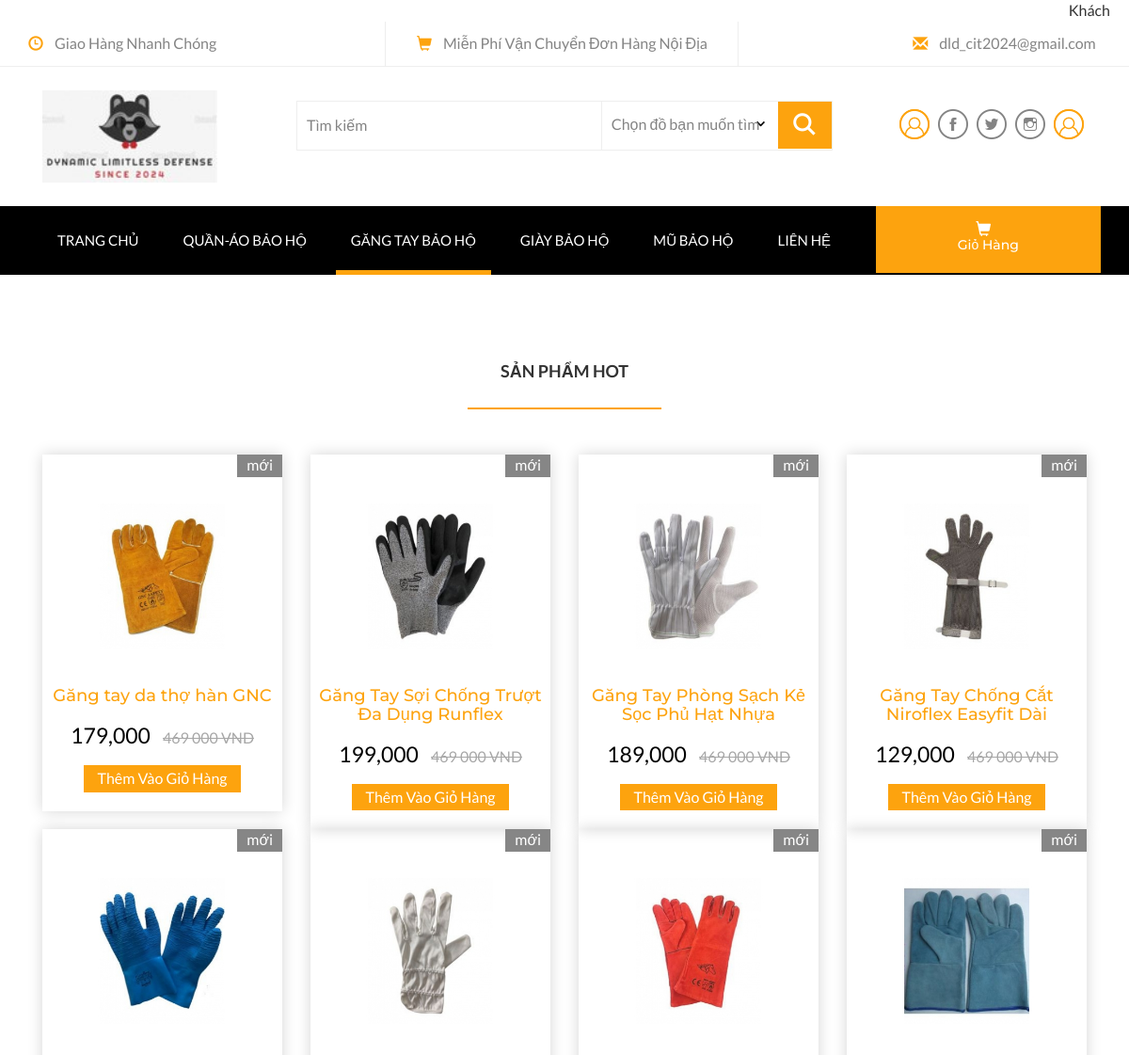
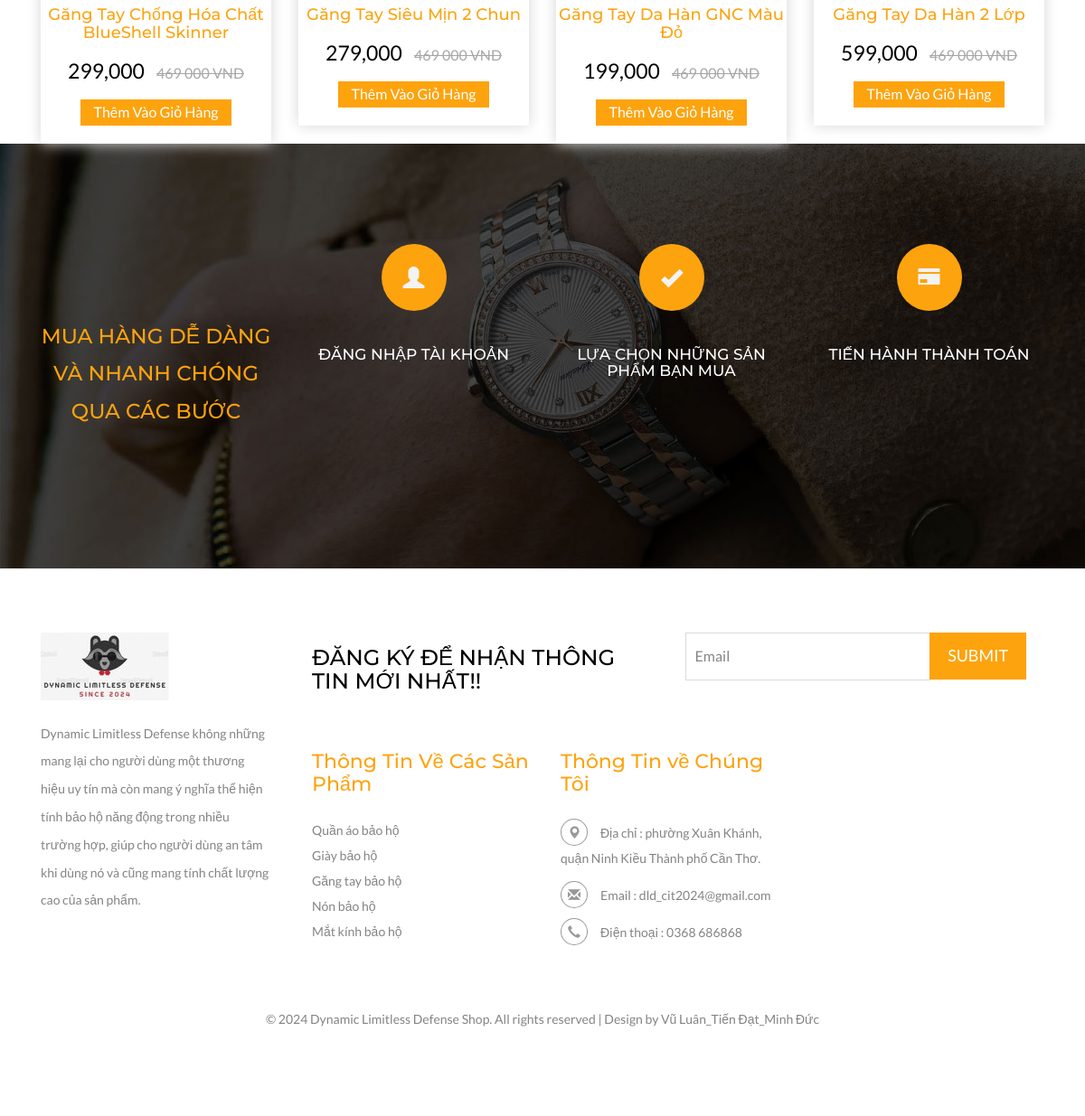
The app's page /gangTay.php with its own data (2 pictures, top to bottom).
### tables this page shows
CREATE TABLE `sanpham` (
  `id_sanpham` int(10) NOT NULL,
  `id_loaisp` int(5) NOT NULL,
  `tensanpham` varchar(50) NOT NULL,
  `giaban` int(10) NOT NULL,
  `soluongtonkho` int(5) NOT NULL,
  `motachitiet` text NOT NULL,
  `image` varchar(20) NOT NULL
);

### gangTay.php (the view, shortened to what this page needs)
<!DOCTYPE html>
<html>
<head>
    <link href="./css/bootstrap.css" rel="stylesheet" type="text/css" media="all" />
    <link href="./css/pignose.layerslider.css" rel="stylesheet" type="text/css" media="all" />
    <link href="./css/style.css" rel="stylesheet" type="text/css" media="all" />
    <link rel="stylesheet" href="./css/Menu.css">
</head>
<body>
     <?php
        if(isset($_SESSION['logged_in']) && $_SESSION['logged_in'] === true) {
            $use1_disabled = 'none';
        } else {
            $use1_disabled = '';
        }
    ?>
     <p id="status" style="float: right; padding-right: 20px">
        <?php
            echo isset($_SESSION['user_email']) ? $_SESSION['user_email'] : 'Khách';
        ?>
    </p>
    <br>
    <div class="header">
        <div class="container">
            <ul>
                <li><span class="glyphicon glyphicon-time" aria-hidden="true"></span>Giao Hàng Nhanh Chóng</li>
                <li><span class="glyphicon glyphicon-shopping-cart" aria-hidden="true"></span>Miễn Phí Vận Chuyển Đơn Hàng Nội Địa</li>
                <li><span class="glyphicon glyphicon-envelope" aria-hidden="true"></span><a href="mailto:info@example.com">dld_cit2024@gmail.com</a></li>
            </ul>
        </div>
    </div>
    <div class="header-bot">
        <div class="container">
            <div class="col-md-3 header-left">
                <h1>
                    <a href="index.php"><img src="images/logo.jpg"></a>
                </h1>
            </div>
            <div class="col-md-6 header-middle">
            <form action="searchProduct.php" method="GET">
                    <div class="search">
                        <input id="searchInput" type="search" name="searchInput" value="Tìm kiếm" onfocus="this.value = '';" onblur="if (this.value == '') {this.value = 'Search';}" required="">
                    </div>
                    <div class="section_room">
                        <select id="country" onchange="change_country(this.value)" class="frm-field required">
                            <option value="" selected disabled>Chọn đồ bạn muốn tìm</option>
                        </select>
                    </div>
                    <div class="sear-sub" >
                        <input type="submit" value=" " onclick="searchProduct()">
                    </div>
                </form>
            </div>
            <div class="col-md-3 header-right footer-bottom">
                <ul>
                <li><a href="#" class="use1" data-toggle="modal" data-target="#myModal4" style="display: <?php echo $use1_disabled; ?>"><span>ĐĂNG NHẬP</span></a>
                    </li>
                    <li>
                        <a class="fb" href="#"></a>
                    </li>
                    <li>
                        <a class="twi" href="#"></a>
                    </li>
                    <li>
                        <a class="insta" href="#"></a>
                    </li>
                    <li>
                        <a class="you" href="logout.php"><span>Đăng xuất</span></a>
                    </li>
                </ul>
            </div>
        </div>
    </div>
    <div class="ban-top">
        <div class="container">
            <div class="top_nav_left">
                <nav class="navbar navbar-default">
                    <div class="container-fluid">
                        <div class="collapse navbar-collapse menu--shylock" id="bs-example-navbar-collapse-1">
                            <ul class="nav navbar-nav menu__list">
                                <li class="active "><a class="menu__link" href="index.php">Trang Chủ<span class="sr-only">(current)</span></a></li>
                                <li class=" menu__item "><a class="menu__link" href="quanAo.php">Quần-Áo Bảo Hộ</a></li>
                                <li class=" menu__item menu__item menu__item--current"><a class="menu__link" href="gangTay.php">Găng Tay Bảo Hộ</a></li>
                                <li class=" menu__item"><a class="menu__link" href="giay.php">Giày Bảo Hộ</a></li>
                                <li class=" menu__item"><a class="menu__link" href="mu.php">Mũ Bảo Hộ</a></li>
                                <li class=" menu__item "><a class="menu__link" href="contact.php">Liên Hệ</a></li>
                            </ul>
                        </div>
                    </div>
            </div>
            <div class="top_nav_right">
                <div class="cart box_1">
                    <a href="checkout.php">
                        <h3>
                            <div class="total">
                                <i class="glyphicon glyphicon-shopping-cart" aria-hidden="true"></i>
                                <p style="color:white;">Giỏ Hàng</p>
                            </div>
                        </h3>
                    </a>
                </div>
            </div>
            <div class="clearfix"></div>
        </div>
    </div>
    <div class="product-easy">
        <div class="container">
            <div class="sap_tabs">
                <div id="horizontalTab" style="display: block; width: 100%; margin: 0px;">
                    <ul class="resp-tabs-list">
                        <li class="resp-tab-item" aria-controls="tab_item-0" role="tab"><span>SẢN PHẨM HOT</span></li>
                    </ul>
                    <div class="resp-tabs-container">
                        <div class="tab-1 resp-tab-content" aria-labelledby="tab_item-0">
                            <?php
                            include "db/connect.php";
                            $sql = "SELECT * FROM sanpham WHERE id_loaisp = '2'";
                            $result = mysqli_query($conn, $sql);
                            if (mysqli_num_rows($result) > 0) {
                                while ($row = mysqli_fetch_assoc($result)) {
                                    ?>
                                    <div class="col-md-3 product-men">
                                        <div class="men-pro-item simpleCart_shelfItem">
                                            <div class="men-thumb-item">
                                                <img src="<?php echo $row["image"]; ?>" alt="" class="pro-image-front">
                                                <span class="product-new-top">Mới</span>
                                        </div>
                                    <div class="item-info-product">
                                        <h4><a><?php echo $row["tensanpham"]; ?></a></h4>
                                        <div class="info-product-price">
                                            <span class="item_price"><?php echo number_format($row["giaban"]); ?></span>
                                            <del>469 000 VND</del>
                                        </div>
                                        <a class="item_add single-item hvr-outline-out button2">Thêm Vào Giỏ Hàng</a>
                                    </div>
                                        </div>
                                    </div>
                                    <?php
                                }
                            } else {
                                echo "Không có sản phẩm nào.";
                            }
                        ?>
                        </div>
                    </div>
                </div>
            </div>
        </div>
    <div class="coupons">
        <div class="container">
            <div class="coupons-grids text-center">
                <div class="col-md-3 coupons-gd">
                    <h3>Mua hàng dễ dàng và nhanh chóng qua các bước</h3>
                </div>
                <div class="col-md-3 coupons-gd">
                    <span class="glyphicon glyphicon-user" aria-hidden="true"></span>
                    <h4>Đăng Nhập Tài Khoản</h4>
                </div>
                <div class="col-md-3 coupons-gd">
                    <span class="glyphicon glyphicon-ok" aria-hidden="true"></span>
                    <h4>Lựa Chọn Những Sản Phẩm Bạn Mua</h4>
                </div>
                <div class="col-md-3 coupons-gd">
                    <span class="glyphicon glyphicon-credit-card" aria-hidden="true"></span>
                    <h4>Tiến Hành Thành Toán</h4>
                </div>
                <div class="clearfix"> </div>
            </div>
        </div>
    </div>
    <footer>
        <div class="footer">
            <div class="container">
                <div class="col-md-3 footer-left">
                    <h2>
                        <a href="index.php"><img src="images/logo.jpg" alt=" " /></a>
                    </h2>
                    <p>Dynamic Limitless Defense không những mang lại cho người dùng một thương hiệu uy tín mà còn mang ý nghĩa thể hiện tính bảo hộ năng động trong nhiều trường hợp, giúp cho người dùng an tâm khi dùng nó và cũng mang tính chất lượng cao
                        của sản phẩm.</p>
                </div>
                <div class="col-md-9 footer-right">
                    <div class="col-sm-6 newsleft">
                        <h3>ĐĂNG KÝ ĐỂ NHẬN THÔNG TIN MỚI NHẤT!!</h3>
                    </div>
                    <div class="col-sm-6 newsright">
                        <form>
                            <input type="text" value="Email" onfocus="this.value = '';" onblur="if (this.value == '') {this.value = 'Email';}" required="">
                            <input type="submit" value="Submit">
                        </form>
                    </div>
                    <div class="clearfix"></div>
                    <div class="sign-grds">
                        <div class="col-md-4 sign-gd">
                            <h4>Thông Tin Về Các Sản Phẩm</h4>
                            <ul>
                                <li><a href="x.php">Quần áo bảo hộ</a></li>
                                <li><a href="xx.php">Giày bảo hộ</a></li>
                                <li><a href="xxx.php">Găng tay bảo hộ</a></li>
                                <li><a href="xxxx.php">Nón bảo hộ</a></li>
                                <li><a href="xxxxx.php">Mắt kính bảo hộ</a></li>
                            </ul>
                        </div>
                        <div class="col-md-4 sign-gd-two">
                            <h4>Thông Tin về Chúng Tôi</h4>
                            <ul>
                                <li><i class="glyphicon glyphicon-map-marker" aria-hidden="true"></i>Địa chỉ : phường Xuân Khánh, quận Ninh Kiều <span>Thành phố Cần Thơ.</span></li>
                                <li><i class="glyphicon glyphicon-envelope" aria-hidden="true"></i>Email : <a href="mailto:info@example.com">dld_cit2024@gmail.com</a></li>
                                <li><i class="glyphicon glyphicon-earphone" aria-hidden="true"></i>Điện thoại : 0368 686868</li>
                            </ul>
                        </div>
                        <div class="clearfix"></div>
                    </div>
                </div>
                <div class="clearfix"></div>
                <p class="copy-right">&copy 2024 Dynamic Limitless Defense Shop. All rights reserved | Design by <a href="http://w3layouts.com/">Vũ Luân_Tiến Đạt_Minh Đức</a></p>
            </div>
        </div>
    </footer>
</body>
</html>

### records on screen
sanpham: image (picture), tensanpham "Găng tay da thợ hàn GNC", giaban "179,000"
sanpham: image (picture), tensanpham "Găng Tay Sợi Chống Trượt Đa Dụng Runflex", giaban "199,000"
sanpham: image (picture), tensanpham "Găng Tay Phòng Sạch Kẻ Sọc Phủ Hạt Nhựa", giaban "189,000"
sanpham: image (picture), tensanpham "Găng Tay Chống Cắt Niroflex Easyfit Dài", giaban "129,000"
sanpham: image (picture), tensanpham "Găng Tay Chống Hóa Chất BlueShell Skinner", giaban "299,000"
sanpham: image (picture), tensanpham "Găng Tay Siêu Mịn 2 Chun", giaban "279,000"
sanpham: image (picture), tensanpham "Găng Tay Da Hàn GNC Màu Đỏ", giaban "199,000"
sanpham: image (picture), tensanpham "Găng Tay Da Hàn 2 Lớp", giaban "599,000"
